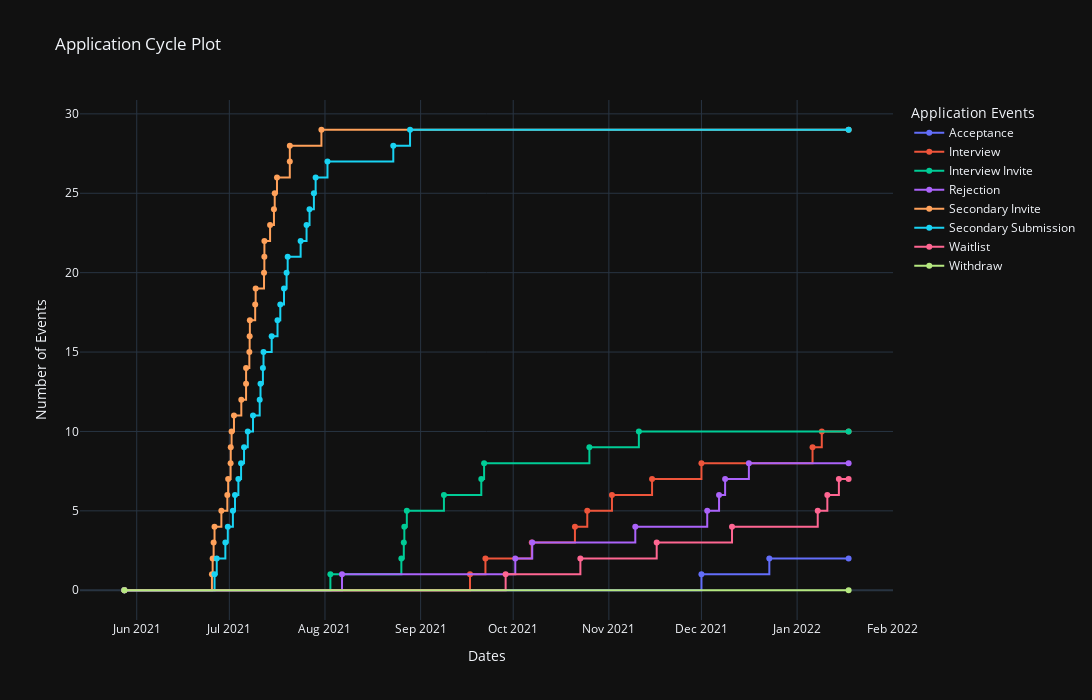

Write notebook code for a chart like this one.
### Markdown cell above
### Plotting the Application Cycle as a line graph

### Code cell
fig = px.line(dan_sort2, x="Dates", y="tracker", color="Actions", 
              hover_data=["Schools", "Actions", "Dates"], markers=True, line_shape="hv", 
              labels={
                  "Dates": "Dates",
                  "tracker": "Number of Events",
                  "Actions": "Application Events"
              },
              title="Application Cycle Plot", 
              template="plotly_dark", width=1200, height=700)
fig.show()

### Figure 1 — Plotly figure (JSON) as saved in the notebook; plotly's stock layout.template omitted (floating-point values rounded to 4 significant figures)
{"data": [{"customdata": [["Start", "Acceptance"], ["University of Iowa", "Acceptance"], ["Baylor", "Acceptance"], ["End", "Acceptance"], ["Harvard", "Acceptance"], ["University of Washington", "Acceptance"], ["Duke", "Acceptance"], ["UC San Diego", "Acceptance"], ["Stanford", "Acceptance"], ["UCSF", "Acceptance"], ["University of Michigan", "Acceptance"], ["Vanderbilt", "Acceptance"], ["University of North Carolina", "Acceptance"], ["UCLA", "Acceptance"], ["University of Pennsylvania", "Acceptance"], ["Weill Cornell Tri-I", "Acceptance"], ["Northwestern", "Acceptance"], ["New York University", "Acceptance"], ["Columbia", "Acceptance"], ["Johns Hopkins University", "Acceptance"], ["Washington University in St. Louis", "Acceptance"], ["Yale", "Acceptance"], ["Case Western Reserve University", "Acceptance"], ["Oregon Health and Science University", "Acceptance"], ["UC Irvine", "Acceptance"], ["University of Utah", "Acceptance"], ["UT Southwestern", "Acceptance"], ["University of Wisconsin", "Acceptance"], ["Stony Brook", "Acceptance"], ["University of Pittsburgh", "Acceptance"], ["University of Colorado", "Acceptance"]], "hovertemplate": "Application Events=%{customdata[1]}<br>Dates=%{x}<br>Number of Events=%{y}<br>Schools=%{customdata[0]}<extra></extra>", "legendgroup": "Acceptance", "line": {"color": "#636efa", "dash": "solid", "shape": "hv"}, "marker": {"symbol": "circle"}, "mode": "lines+markers", "name": "Acceptance", "orientation": "v", "showlegend": true, "type": "scatter", "x": ["2021-05-28T00:00:00", "2021-12-01T00:00:00", "2021-12-23T00:00:00", "2022-01-17T16:29:36", null, null, null, null, null, null, null, null, null, null, null, null, null, null, null, null, null, null, null, null, null, null, null, null, null, null, null], "xaxis": "x", "y": [0, 1, 2, 2, 2, 2, 2, 2, 2, 2, 2, 2, 2, 2, 2, 2, 2, 2, 2, 2, 2, 2, 2, 2, 2, 2, 2, 2, 2, 2, 2], "yaxis": "y"}, {"customdata": [["Start", "Interview"], ["UT Southwestern", "Interview"], ["Northwestern", "Interview"], ["Vanderbilt", "Interview"], ["Baylor", "Interview"], ["Oregon Health and Science University", "Interview"], ["University of Iowa", "Interview"], ["UC Irvine", "Interview"], ["Case Western Reserve University", "Interview"], ["University of Washington", "Interview"], ["University of North Carolina", "Interview"], ["End", "Interview"], ["Harvard", "Interview"], ["Duke", "Interview"], ["UC San Diego", "Interview"], ["Stanford", "Interview"], ["UCSF", "Interview"], ["University of Michigan", "Interview"], ["UCLA", "Interview"], ["University of Pennsylvania", "Interview"], ["Weill Cornell Tri-I", "Interview"], ["New York University", "Interview"], ["Columbia", "Interview"], ["Johns Hopkins University", "Interview"], ["Washington University in St. Louis", "Interview"], ["Yale", "Interview"], ["University of Utah", "Interview"], ["University of Wisconsin", "Interview"], ["Stony Brook", "Interview"], ["University of Pittsburgh", "Interview"], ["University of Colorado", "Interview"]], "hovertemplate": "Application Events=%{customdata[1]}<br>Dates=%{x}<br>Number of Events=%{y}<br>Schools=%{customdata[0]}<extra></extra>", "legendgroup": "Interview", "line": {"color": "#EF553B", "dash": "solid", "shape": "hv"}, "marker": {"symbol": "circle"}, "mode": "lines+markers", "name": "Interview", "orientation": "v", "showlegend": true, "type": "scatter", "x": ["2021-05-28T00:00:00", "2021-09-17T00:00:00", "2021-09-22T00:00:00", "2021-10-07T00:00:00", "2021-10-21T00:00:00", "2021-10-25T00:00:00", "2021-11-02T00:00:00", "2021-11-15T00:00:00", "2021-12-01T00:00:00", "2022-01-06T00:00:00", "2022-01-09T00:00:00", "2022-01-17T16:29:36", null, null, null, null, null, null, null, null, null, null, null, null, null, null, null, null, null, null, null], "xaxis": "x", "y": [0, 1, 2, 3, 4, 5, 6, 7, 8, 9, 10, 10, 10, 10, 10, 10, 10, 10, 10, 10, 10, 10, 10, 10, 10, 10, 10, 10, 10, 10, 10], "yaxis": "y"}, {"customdata": [["Start", "Interview Invite"], ["University of Washington", "Interview Invite"], ["Northwestern", "Interview Invite"], ["Case Western Reserve University", "Interview Invite"], ["UT Southwestern", "Interview Invite"], ["Vanderbilt", "Interview Invite"], ["University of Iowa", "Interview Invite"], ["Oregon Health and Science University", "Interview Invite"], ["Baylor", "Interview Invite"], ["UC Irvine", "Interview Invite"], ["University of North Carolina", "Interview Invite"], ["End", "Interview Invite"], ["Harvard", "Interview Invite"], ["Duke", "Interview Invite"], ["UC San Diego", "Interview Invite"], ["Stanford", "Interview Invite"], ["UCSF", "Interview Invite"], ["University of Michigan", "Interview Invite"], ["UCLA", "Interview Invite"], ["University of Pennsylvania", "Interview Invite"], ["Weill Cornell Tri-I", "Interview Invite"], ["New York University", "Interview Invite"], ["Columbia", "Interview Invite"], ["Johns Hopkins University", "Interview Invite"], ["Washington University in St. Louis", "Interview Invite"], ["Yale", "Interview Invite"], ["University of Utah", "Interview Invite"], ["University of Wisconsin", "Interview Invite"], ["Stony Brook", "Interview Invite"], ["University of Pittsburgh", "Interview Invite"], ["University of Colorado", "Interview Invite"]], "hovertemplate": "Application Events=%{customdata[1]}<br>Dates=%{x}<br>Number of Events=%{y}<br>Schools=%{customdata[0]}<extra></extra>", "legendgroup": "Interview Invite", "line": {"color": "#00cc96", "dash": "solid", "shape": "hv"}, "marker": {"symbol": "circle"}, "mode": "lines+markers", "name": "Interview Invite", "orientation": "v", "showlegend": true, "type": "scatter", "x": ["2021-05-28T00:00:00", "2021-08-02T18:02:00", "2021-08-25T18:01:00", "2021-08-26T13:03:00", "2021-08-26T17:14:00", "2021-08-27T12:34:00", "2021-09-08T13:10:00", "2021-09-20T15:44:00", "2021-09-21T13:36:00", "2021-10-25T16:29:00", "2021-11-10T17:18:00", "2022-01-17T16:29:36", null, null, null, null, null, null, null, null, null, null, null, null, null, null, null, null, null, null, null], "xaxis": "x", "y": [0, 1, 2, 3, 4, 5, 6, 7, 8, 9, 10, 10, 10, 10, 10, 10, 10, 10, 10, 10, 10, 10, 10, 10, 10, 10, 10, 10, 10, 10, 10], "yaxis": "y"}, {"customdata": [["Start", "Rejection"], ["Weill Cornell Tri-I", "Rejection"], ["University of Pittsburgh", "Rejection"], ["Stanford", "Rejection"], ["Johns Hopkins University", "Rejection"], ["UCSF", "Rejection"], ["Washington University in St. Louis", "Rejection"], ["New York University", "Rejection"], ["Yale", "Rejection"], ["End", "Rejection"], ["Harvard", "Rejection"], ["University of Washington", "Rejection"], ["Duke", "Rejection"], ["UC San Diego", "Rejection"], ["University of Michigan", "Rejection"], ["Vanderbilt", "Rejection"], ["Baylor", "Rejection"], ["University of North Carolina", "Rejection"], ["UCLA", "Rejection"], ["University of Pennsylvania", "Rejection"], ["Northwestern", "Rejection"], ["Columbia", "Rejection"], ["Case Western Reserve University", "Rejection"], ["Oregon Health and Science University", "Rejection"], ["UC Irvine", "Rejection"], ["University of Utah", "Rejection"], ["UT Southwestern", "Rejection"], ["University of Wisconsin", "Rejection"], ["Stony Brook", "Rejection"], ["University of Iowa", "Rejection"], ["University of Colorado", "Rejection"]], "hovertemplate": "Application Events=%{customdata[1]}<br>Dates=%{x}<br>Number of Events=%{y}<br>Schools=%{customdata[0]}<extra></extra>", "legendgroup": "Rejection", "line": {"color": "#ab63fa", "dash": "solid", "shape": "hv"}, "marker": {"symbol": "circle"}, "mode": "lines+markers", "name": "Rejection", "orientation": "v", "showlegend": true, "type": "scatter", "x": ["2021-05-28T00:00:00", "2021-08-06T12:26:00", "2021-10-01T16:06:00", "2021-10-07T04:00:00", "2021-11-09T13:27:00", "2021-12-02T21:01:00", "2021-12-06T16:57:00", "2021-12-08T16:03:00", "2021-12-16T08:57:00", "2022-01-17T16:29:36", null, null, null, null, null, null, null, null, null, null, null, null, null, null, null, null, null, null, null, null, null], "xaxis": "x", "y": [0, 1, 2, 3, 4, 5, 6, 7, 8, 8, 8, 8, 8, 8, 8, 8, 8, 8, 8, 8, 8, 8, 8, 8, 8, 8, 8, 8, 8, 8, 8], "yaxis": "y"}, {"customdata": [["Start", "Secondary Invite"], ["University of Michigan", "Secondary Invite"], ["New York University", "Secondary Invite"], ["University of Pennsylvania", "Secondary Invite"], ["UT Southwestern", "Secondary Invite"], ["Johns Hopkins University", "Secondary Invite"], ["Stony Brook", "Secondary Invite"], ["UC San Diego", "Secondary Invite"], ["University of Pittsburgh", "Secondary Invite"], ["Baylor", "Secondary Invite"], ["Washington University in St. Louis", "Secondary Invite"], ["Stanford", "Secondary Invite"], ["Columbia", "Secondary Invite"], ["University of Iowa", "Secondary Invite"], ["Harvard", "Secondary Invite"], ["Weill Cornell Tri-I", "Secondary Invite"], ["Vanderbilt", "Secondary Invite"], ["Oregon Health and Science University", "Secondary Invite"], ["Case Western Reserve University", "Secondary Invite"], ["University of North Carolina", "Secondary Invite"], ["UCLA", "Secondary Invite"], ["University of Washington", "Secondary Invite"], ["Yale", "Secondary Invite"], ["UC Irvine", "Secondary Invite"], ["Duke", "Secondary Invite"], ["University of Utah", "Secondary Invite"], ["Northwestern", "Secondary Invite"], ["University of Wisconsin", "Secondary Invite"], ["University of Colorado", "Secondary Invite"], ["UCSF", "Secondary Invite"], ["End", "Secondary Invite"]], "hovertemplate": "Application Events=%{customdata[1]}<br>Dates=%{x}<br>Number of Events=%{y}<br>Schools=%{customdata[0]}<extra></extra>", "legendgroup": "Secondary Invite", "line": {"color": "#FFA15A", "dash": "solid", "shape": "hv"}, "marker": {"symbol": "circle"}, "mode": "lines+markers", "name": "Secondary Invite", "orientation": "v", "showlegend": true, "type": "scatter", "x": ["2021-05-28T00:00:00", "2021-06-25T08:52:00", "2021-06-25T14:24:00", "2021-06-25T22:01:00", "2021-06-26T05:01:00", "2021-06-28T10:10:00", "2021-06-30T08:34:00", "2021-06-30T14:58:00", "2021-07-01T10:03:00", "2021-07-01T11:10:00", "2021-07-01T17:42:00", "2021-07-02T12:10:00", "2021-07-04T21:18:00", "2021-07-06T10:14:00", "2021-07-06T10:25:00", "2021-07-07T11:46:00", "2021-07-07T14:07:00", "2021-07-07T15:48:00", "2021-07-09T09:15:00", "2021-07-09T12:53:00", "2021-07-12T06:00:00", "2021-07-12T08:33:00", "2021-07-12T08:54:00", "2021-07-14T05:00:00", "2021-07-15T11:08:00", "2021-07-15T17:08:00", "2021-07-16T10:44:00", "2021-07-20T14:21:00", "2021-07-20T14:39:00", "2021-07-30T20:19:00", "2022-01-17T16:29:36"], "xaxis": "x", "y": [0, 1, 2, 3, 4, 5, 6, 7, 8, 9, 10, 11, 12, 13, 14, 15, 16, 17, 18, 19, 20, 21, 22, 23, 24, 25, 26, 27, 28, 29, 29], "yaxis": "y"}, {"customdata": [["Start", "Secondary Submission"], ["University of Michigan", "Secondary Submission"], ["UT Southwestern", "Secondary Submission"], ["New York University", "Secondary Submission"], ["University of Pennsylvania", "Secondary Submission"], ["Johns Hopkins University", "Secondary Submission"], ["Stony Brook", "Secondary Submission"], ["Baylor", "Secondary Submission"], ["Washington University in St. Louis", "Secondary Submission"], ["University of Pittsburgh", "Secondary Submission"], ["UC San Diego", "Secondary Submission"], ["Stanford", "Secondary Submission"], ["Columbia", "Secondary Submission"], ["University of Iowa", "Secondary Submission"], ["Harvard", "Secondary Submission"], ["Weill Cornell Tri-I", "Secondary Submission"], ["Vanderbilt", "Secondary Submission"], ["Case Western Reserve University", "Secondary Submission"], ["University of North Carolina", "Secondary Submission"], ["Oregon Health and Science University", "Secondary Submission"], ["University of Washington", "Secondary Submission"], ["Northwestern", "Secondary Submission"], ["Duke", "Secondary Submission"], ["Yale", "Secondary Submission"], ["UCLA", "Secondary Submission"], ["UC Irvine", "Secondary Submission"], ["University of Utah", "Secondary Submission"], ["University of Colorado", "Secondary Submission"], ["University of Wisconsin", "Secondary Submission"], ["UCSF", "Secondary Submission"], ["End", "Secondary Submission"]], "hovertemplate": "Application Events=%{customdata[1]}<br>Dates=%{x}<br>Number of Events=%{y}<br>Schools=%{customdata[0]}<extra></extra>", "legendgroup": "Secondary Submission", "line": {"color": "#19d3f3", "dash": "solid", "shape": "hv"}, "marker": {"symbol": "circle"}, "mode": "lines+markers", "name": "Secondary Submission", "orientation": "v", "showlegend": true, "type": "scatter", "x": ["2021-05-28T00:00:00", "2021-06-26T05:10:00", "2021-06-26T22:13:00", "2021-06-29T17:11:00", "2021-06-30T12:12:00", "2021-07-02T03:54:00", "2021-07-02T20:07:00", "2021-07-03T22:30:00", "2021-07-04T19:27:00", "2021-07-05T18:31:00", "2021-07-06T23:33:00", "2021-07-08T16:15:00", "2021-07-10T20:20:00", "2021-07-11T02:30:00", "2021-07-11T21:15:00", "2021-07-12T01:55:00", "2021-07-14T17:29:00", "2021-07-16T14:55:00", "2021-07-17T12:28:00", "2021-07-18T17:11:00", "2021-07-19T13:27:00", "2021-07-19T21:57:00", "2021-07-24T02:37:00", "2021-07-26T00:44:00", "2021-07-26T23:53:00", "2021-07-28T09:40:00", "2021-07-28T23:20:00", "2021-08-01T19:26:00", "2021-08-23T03:17:00", "2021-08-28T13:38:00", "2022-01-17T16:29:36"], "xaxis": "x", "y": [0, 1, 2, 3, 4, 5, 6, 7, 8, 9, 10, 11, 12, 13, 14, 15, 16, 17, 18, 19, 20, 21, 22, 23, 24, 25, 26, 27, 28, 29, 29], "yaxis": "y"}, {"customdata": [["Start", "Waitlist"], ["University of Colorado", "Waitlist"], ["Northwestern", "Waitlist"], ["Oregon Health and Science University", "Waitlist"], ["UC Irvine", "Waitlist"], ["Vanderbilt", "Waitlist"], ["University of Washington", "Waitlist"], ["Case Western Reserve University", "Waitlist"], ["End", "Waitlist"], ["Harvard", "Waitlist"], ["Duke", "Waitlist"], ["UC San Diego", "Waitlist"], ["Stanford", "Waitlist"], ["UCSF", "Waitlist"], ["University of Michigan", "Waitlist"], ["Baylor", "Waitlist"], ["University of North Carolina", "Waitlist"], ["UCLA", "Waitlist"], ["University of Pennsylvania", "Waitlist"], ["Weill Cornell Tri-I", "Waitlist"], ["New York University", "Waitlist"], ["Columbia", "Waitlist"], ["Johns Hopkins University", "Waitlist"], ["Washington University in St. Louis", "Waitlist"], ["Yale", "Waitlist"], ["University of Utah", "Waitlist"], ["UT Southwestern", "Waitlist"], ["University of Wisconsin", "Waitlist"], ["Stony Brook", "Waitlist"], ["University of Pittsburgh", "Waitlist"], ["University of Iowa", "Waitlist"]], "hovertemplate": "Application Events=%{customdata[1]}<br>Dates=%{x}<br>Number of Events=%{y}<br>Schools=%{customdata[0]}<extra></extra>", "legendgroup": "Waitlist", "line": {"color": "#FF6692", "dash": "solid", "shape": "hv"}, "marker": {"symbol": "circle"}, "mode": "lines+markers", "name": "Waitlist", "orientation": "v", "showlegend": true, "type": "scatter", "x": ["2021-05-28T00:00:00", "2021-09-28T13:01:00", "2021-10-22T18:23:00", "2021-11-16T12:00:00", "2021-12-10T21:49:00", "2022-01-07T16:28:00", "2022-01-10T19:08:00", "2022-01-14T12:54:00", "2022-01-17T16:29:36", null, null, null, null, null, null, null, null, null, null, null, null, null, null, null, null, null, null, null, null, null, null], "xaxis": "x", "y": [0, 1, 2, 3, 4, 5, 6, 7, 7, 7, 7, 7, 7, 7, 7, 7, 7, 7, 7, 7, 7, 7, 7, 7, 7, 7, 7, 7, 7, 7, 7], "yaxis": "y"}, {"customdata": [["Start", "Withdraw"], ["End", "Withdraw"], ["Harvard", "Withdraw"], ["University of Washington", "Withdraw"], ["Duke", "Withdraw"], ["UC San Diego", "Withdraw"], ["Stanford", "Withdraw"], ["UCSF", "Withdraw"], ["University of Michigan", "Withdraw"], ["Vanderbilt", "Withdraw"], ["Baylor", "Withdraw"], ["University of North Carolina", "Withdraw"], ["UCLA", "Withdraw"], ["University of Pennsylvania", "Withdraw"], ["Weill Cornell Tri-I", "Withdraw"], ["Northwestern", "Withdraw"], ["New York University", "Withdraw"], ["Columbia", "Withdraw"], ["Johns Hopkins University", "Withdraw"], ["Washington University in St. Louis", "Withdraw"], ["Yale", "Withdraw"], ["Case Western Reserve University", "Withdraw"], ["Oregon Health and Science University", "Withdraw"], ["UC Irvine", "Withdraw"], ["University of Utah", "Withdraw"], ["UT Southwestern", "Withdraw"], ["University of Wisconsin", "Withdraw"], ["Stony Brook", "Withdraw"], ["University of Pittsburgh", "Withdraw"], ["University of Iowa", "Withdraw"], ["University of Colorado", "Withdraw"]], "hovertemplate": "Application Events=%{customdata[1]}<br>Dates=%{x}<br>Number of Events=%{y}<br>Schools=%{customdata[0]}<extra></extra>", "legendgroup": "Withdraw", "line": {"color": "#B6E880", "dash": "solid", "shape": "hv"}, "marker": {"symbol": "circle"}, "mode": "lines+markers", "name": "Withdraw", "orientation": "v", "showlegend": true, "type": "scatter", "x": ["2021-05-28T00:00:00", "2022-01-17T16:29:36", null, null, null, null, null, null, null, null, null, null, null, null, null, null, null, null, null, null, null, null, null, null, null, null, null, null, null, null, null], "xaxis": "x", "y": [0, 0, 0, 0, 0, 0, 0, 0, 0, 0, 0, 0, 0, 0, 0, 0, 0, 0, 0, 0, 0, 0, 0, 0, 0, 0, 0, 0, 0, 0, 0], "yaxis": "y"}], "layout": {"height": 700, "legend": {"title": {"text": "Application Events"}, "tracegroupgap": 0}, "title": {"text": "Application Cycle Plot"}, "width": 1200, "xaxis": {"anchor": "y", "autorange": true, "domain": [0, 1], "range": ["2021-05-13 18:05:57.2553", "2022-01-31 22:23:38.7447"], "title": {"text": "Dates"}, "type": "date"}, "yaxis": {"anchor": "x", "autorange": true, "domain": [0, 1], "range": [-1.874, 30.87], "title": {"text": "Number of Events"}, "type": "linear"}}}
